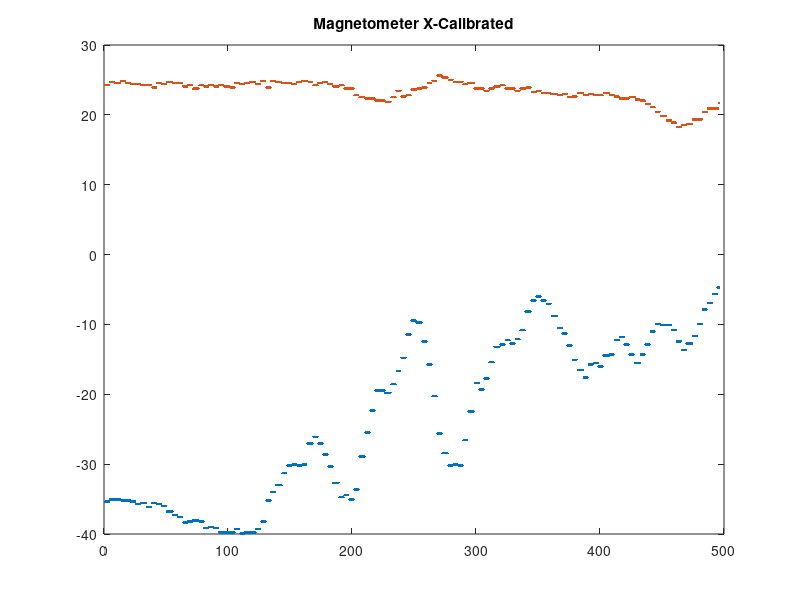
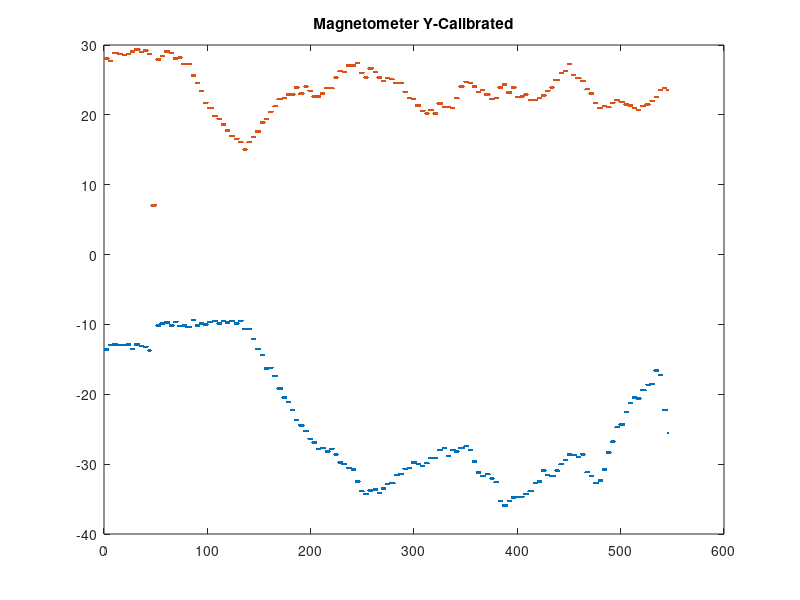
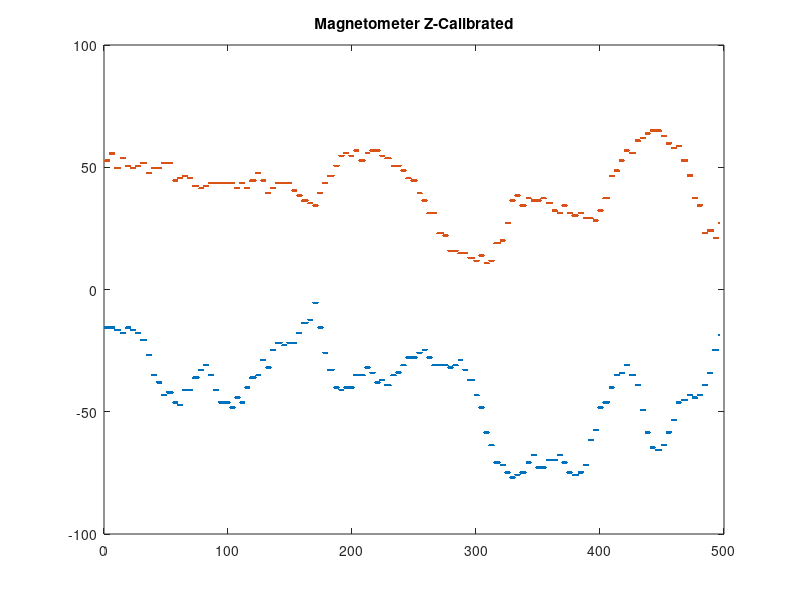

Recreate these plots in MATLAB, in order.
close all;
clear all;

magZNeg = [-143
-143
-143
-143
-143
-143
-143
-143
-149
-149
-149
-149
-149
-156
-156
-156
-156
-143
-143
-143
-143
-149
-149
-149
-149
-156
-156
-156
-156
-174
-174
-174
-174
-174
-212
-212
-212
-212
-262
-262
-262
-262
-280
-280
-280
-280
-312
-312
-312
-312
-305
-305
-305
-305
-305
-330
-330
-330
-330
-337
-337
-337
-337
-299
-299
-299
-299
-299
-299
-299
-299
-268
-268
-268
-268
-268
-249
-249
-249
-249
-237
-237
-237
-237
-262
-262
-262
-262
-299
-299
-299
-299
-330
-330
-330
-330
-330
-330
-330
-330
-330
-343
-343
-343
-343
-318
-318
-318
-318
-330
-330
-330
-330
-293
-293
-293
-293
-268
-268
-268
-268
-268
-262
-262
-262
-262
-224
-224
-224
-224
-243
-243
-243
-243
-199
-199
-199
-199
-181
-181
-181
-181
-181
-187
-187
-187
-187
-181
-181
-181
-181
-181
-181
-181
-181
-156
-156
-156
-156
-131
-131
-131
-131
-131
-124
-124
-124
-124
-81
-81
-81
-81
-143
-143
-143
-143
-206
-206
-206
-206
-249
-249
-249
-249
-249
-293
-293
-293
-293
-299
-299
-299
-299
-293
-293
-293
-293
-293
-293
-293
-293
-262
-262
-262
-262
-262
-262
-262
-262
-262
-243
-243
-243
-243
-256
-256
-256
-256
-280
-280
-280
-280
-274
-274
-274
-274
-287
-287
-287
-287
-287
-262
-262
-262
-262
-255
-255
-255
-255
-237
-237
-237
-237
-218
-218
-218
-218
-218
-218
-218
-218
-218
-206
-206
-206
-206
-199
-199
-199
-199
-218
-218
-218
-218
-237
-237
-237
-237
-237
-237
-237
-237
-237
-237
-237
-237
-237
-243
-243
-243
-243
-237
-237
-237
-237
-224
-224
-224
-224
-249
-249
-249
-249
-274
-274
-274
-274
-274
-312
-312
-312
-312
-343
-343
-343
-343
-405
-405
-405
-405
-437
-437
-437
-437
-480
-480
-480
-480
-480
-487
-487
-487
-487
-505
-505
-505
-505
-518
-518
-518
-518
-511
-511
-511
-511
-505
-505
-505
-505
-505
-480
-480
-480
-480
-462
-462
-462
-462
-493
-493
-493
-493
-493
-493
-493
-493
-474
-474
-474
-474
-474
-474
-474
-474
-474
-462
-462
-462
-462
-480
-480
-480
-480
-505
-505
-505
-505
-512
-512
-512
-512
-512
-505
-505
-505
-505
-487
-487
-487
-487
-424
-424
-424
-424
-399
-399
-399
-399
-343
-343
-343
-343
-330
-330
-330
-330
-330
-293
-293
-293
-293
-262
-262
-262
-262
-256
-256
-256
-256
-237
-237
-237
-237
-262
-262
-262
-262
-262
-287
-287
-287
-287
-349
-349
-349
-349
-405
-405
-405
-405
-443
-443
-443
-443
-449
-449
-449
-449
-449
-437
-437
-437
-437
-405
-405
-405
-405
-374
-374
-374
-374
-330
-330
-330
-330
-324
-324
-324
-324
-324
-312
-312
-312
-312
-318
-318
-318
-318
-312
-312
-312
-312
-287
-287
-287
-287
-256
-256
-256
-256
-199
-199
-199
-199
-199
-162];

magZPos = [274
274
274
274
292
292
292
292
255
255
255
255
255
280
280
280
280
261
261
261
261
255
255
255
255
261
261
261
261
268
268
268
268
268
243
243
243
243
255
255
255
255
255
255
255
255
268
268
268
268
268
268
268
268
268
224
224
224
224
230
230
230
230
236
236
236
236
230
230
230
230
211
211
211
211
211
205
205
205
205
211
211
211
211
218
218
218
218
218
218
218
218
218
218
218
218
218
218
218
218
218
218
218
218
218
205
205
205
205
218
218
218
218
205
205
205
205
224
224
224
224
224
243
243
243
243
224
224
224
224
193
193
193
193
205
205
205
205
218
218
218
218
218
218
218
218
218
218
218
218
218
199
199
199
199
187
187
187
187
174
174
174
174
174
168
168
168
168
162
162
162
162
193
193
193
193
218
218
218
218
236
236
236
236
236
261
261
261
261
286
286
286
286
293
293
293
293
286
286
286
286
299
299
299
299
274
274
274
274
274
293
293
293
293
299
299
299
299
299
299
299
299
286
286
286
286
280
280
280
280
280
261
261
261
261
261
261
261
261
249
249
249
249
230
230
230
230
224
224
224
224
224
193
193
193
193
174
174
174
174
143
143
143
143
143
143
143
143
93
93
93
93
93
87
87
87
87
49
49
49
49
49
49
49
49
43
43
43
43
43
43
43
43
31
31
31
31
31
24
24
24
24
37
37
37
37
18
18
18
18
24
24
24
24
68
68
68
68
68
74
74
74
74
118
118
118
118
174
174
174
174
187
187
187
187
162
162
162
162
162
180
180
180
180
174
174
174
174
174
174
174
174
180
180
180
180
168
168
168
168
168
149
149
149
149
143
143
143
143
162
162
162
162
143
143
143
143
137
137
137
137
137
143
143
143
143
130
130
130
130
130
130
130
130
124
124
124
124
149
149
149
149
180
180
180
180
180
236
236
236
236
249
249
249
249
274
274
274
274
299
299
299
299
293
293
293
293
293
324
324
324
324
330
330
330
330
342
342
342
342
349
349
349
349
349
349
349
349
349
336
336
336
336
317
317
317
317
305
305
305
305
311
311
311
311
274
274
274
274
274
237
237
237
237
180
180
180
180
162
162
162
162
93
93
93
93
99
99
99
99
99
81
81
81
81
118
];

magYNeg = [-949
-949
-949
-949
-919
-919
-919
-919
-914
-914
-914
-914
-914
-920
-920
-920
-920
-919
-919
-919
-919
-914
-914
-914
-914
-943
-943
-943
-943
-914
-914
-914
-914
-914
-925
-925
-925
-925
-931
-931
-931
-931
-955
-955
-955
0
0
0
0
0
-789
-789
-789
-789
-777
-777
-777
-777
-771
-771
-771
-771
-771
-789
-789
-789
-789
-765
-765
-765
-765
-795
-795
-795
-795
-789
-789
-789
-789
-801
-801
-801
-801
-801
-753
-753
-753
-753
-789
-789
-789
-789
-777
-777
-777
-777
-783
-783
-783
-783
-765
-765
-765
-765
-765
-759
-759
-759
-759
-777
-777
-777
-777
-759
-759
-759
-759
-771
-771
-771
-771
-759
-759
-759
-759
-759
-777
-777
-777
-777
-759
-759
-759
-759
-813
-813
-813
-813
-813
-813
-813
-813
-878
-878
-878
-878
-943
-943
-943
-943
-943
-985
-985
-985
-985
-1074
-1074
-1074
-1074
-1068
-1068
-1068
-1068
-1121
-1121
-1121
-1121
-1204
-1204
-1204
-1204
-1204
-1263
-1263
-1263
-1263
-1293
-1293
-1293
-1293
-1346
-1346
-1346
-1346
-1412
-1412
-1412
-1412
-1447
-1447
-1447
-1447
-1447
-1483
-1483
-1483
-1483
-1536
-1536
-1536
-1536
-1560
-1560
-1560
-1560
-1601
-1601
-1601
-1601
-1595
-1595
-1595
-1595
-1595
-1619
-1619
-1619
-1619
-1601
-1601
-1601
-1601
-1637
-1637
-1637
-1637
-1690
-1690
-1690
-1690
-1702
-1702
-1702
-1702
-1726
-1726
-1726
-1726
-1726
-1738
-1738
-1738
-1738
-1815
-1815
-1815
-1815
-1880
-1880
-1880
-1880
-1898
-1898
-1898
-1898
-1874
-1874
-1874
-1874
-1874
-1868
-1868
-1868
-1868
-1892
-1892
-1892
-1892
-1862
-1862
-1862
-1862
-1833
-1833
-1833
-1833
-1827
-1827
-1827
-1827
-1827
-1773
-1773
-1773
-1773
-1767
-1767
-1767
-1767
-1732
-1732
-1732
-1732
-1726
-1726
-1726
-1726
-1690
-1690
-1690
-1690
-1690
-1702
-1702
-1702
-1702
-1714
-1714
-1714
-1714
-1696
-1696
-1696
-1696
-1661
-1661
-1661
-1661
-1661
-1661
-1661
-1661
-1607
-1607
-1607
-1607
-1607
-1595
-1595
-1595
-1595
-1649
-1649
-1649
-1649
-1607
-1607
-1607
-1607
-1619
-1619
-1619
-1619
-1595
-1595
-1595
-1595
-1595
-1584
-1584
-1584
-1584
-1607
-1607
-1607
-1607
-1684
-1684
-1684
-1684
-1756
-1756
-1756
-1756
-1779
-1779
-1779
-1779
-1779
-1767
-1767
-1767
-1767
-1797
-1797
-1797
-1797
-1821
-1821
-1821
-1821
-1945
-1945
-1945
-1945
-1975
-1975
-1975
-1975
-1975
-1945
-1945
-1945
-1945
-1921
-1921
-1921
-1921
-1916
-1916
-1916
-1916
-1916
-1916
-1916
-1916
-1898
-1898
-1898
-1898
-1880
-1880
-1880
-1880
-1880
-1827
-1827
-1827
-1827
-1815
-1815
-1815
-1815
-1744
-1744
-1744
-1744
-1773
-1773
-1773
-1773
-1779
-1779
-1779
-1779
-1779
-1744
-1744
-1744
-1744
-1702
-1702
-1702
-1702
-1673
-1673
-1673
-1673
-1637
-1637
-1637
-1637
-1643
-1643
-1643
-1643
-1643
-1655
-1655
-1655
-1655
-1637
-1637
-1637
-1637
-1755
-1755
-1755
-1755
-1779
-1779
-1779
-1779
-1827
-1827
-1827
-1827
-1827
-1809
-1809
-1809
-1809
-1738
-1738
-1738
-1738
-1625
-1625
-1625
-1625
-1554
-1554
-1554
-1554
-1459
-1459
-1459
-1459
-1441
-1441
-1441
-1441
-1441
-1358
-1358
-1358
-1358
-1299
-1299
-1299
-1299
-1263
-1263
-1263
-1263
-1269
-1269
-1269
-1269
-1216
-1216
-1216
-1216
-1216
-1180
-1180
-1180
-1180
-1174
-1174
-1174
-1174
-1086
-1086
-1086
-1086
-1115
-1115
-1115
-1115
-1346
-1346
-1346
-1346
-1346
-1495];

magYPos = [966
966
966
966
948
948
948
948
1002
1002
1002
1002
1002
996
996
996
996
990
990
990
990
996
996
996
996
1013
1013
1013
1013
1025
1025
1025
1025
1025
1008
1008
1008
1008
1019
1019
1019
1019
996
996
996
0
0
0
0
0
960
960
960
960
984
984
984
984
1013
1013
1013
1013
1013
1002
1002
1002
1002
966
966
966
966
972
972
972
972
930
930
930
930
930
930
930
930
930
853
853
853
853
806
806
806
806
753
753
753
753
675
675
675
675
640
640
640
640
640
587
587
587
587
569
569
569
569
533
533
533
533
492
492
492
492
456
456
456
456
456
438
438
438
438
415
415
415
415
367
367
367
367
415
415
415
415
450
450
450
450
486
486
486
486
486
545
545
545
545
569
569
569
569
616
616
616
616
652
652
652
652
699
699
699
699
699
705
705
705
705
729
729
729
729
729
729
729
729
776
776
776
776
735
735
735
735
735
782
782
782
782
753
753
753
753
717
717
717
717
717
717
717
717
735
735
735
735
770
770
770
770
770
770
770
770
770
841
841
841
841
883
883
883
883
877
877
877
877
919
919
919
919
919
919
919
919
919
936
936
936
936
871
871
871
871
841
841
841
841
901
901
901
901
901
877
877
877
877
841
841
841
841
818
818
818
818
836
836
836
836
830
830
830
830
806
806
806
806
806
806
806
806
806
747
747
747
747
705
705
705
705
699
699
699
699
658
658
658
658
658
622
622
622
622
604
604
604
604
628
628
628
628
604
604
604
604
670
670
670
670
670
646
646
646
646
646
646
646
646
640
640
640
640
705
705
705
705
782
782
782
782
782
812
812
812
812
806
806
806
806
782
782
782
782
747
747
747
747
758
758
758
758
729
729
729
729
729
699
699
699
699
705
705
705
705
776
776
776
776
794
794
794
794
741
741
741
741
741
776
776
776
776
711
711
711
711
717
717
717
717
729
729
729
729
693
693
693
693
693
693
693
693
693
705
705
705
705
723
723
723
723
753
753
753
753
776
776
776
776
824
824
824
824
824
871
871
871
871
883
883
883
883
930
930
930
930
859
859
859
859
836
836
836
836
836
818
818
818
818
764
764
764
764
735
735
735
735
675
675
675
675
640
640
640
640
640
652
652
652
652
646
646
646
646
675
675
675
675
693
693
693
693
681
681
681
681
681
664
664
664
664
658
658
658
658
640
640
640
640
628
628
628
628
652
652
652
652
664
664
664
664
664
687
687
687
687
711
711
711
711
758
758
758
758
770
770
770
770
758
758];

magXPos = [149
149
149
149
167
167
167
167
161
161
161
161
161
172
172
172
172
161
161
161
161
155
155
155
155
155
155
155
155
149
149
149
149
149
149
149
149
149
137
137
137
137
161
161
161
161
155
155
155
155
167
167
167
167
167
161
161
161
161
161
161
161
161
143
143
143
143
149
149
149
149
131
131
131
131
131
149
149
149
149
143
143
143
143
149
149
149
149
143
143
143
143
149
149
149
149
143
143
143
143
143
137
137
137
137
161
161
161
161
155
155
155
155
161
161
161
161
166
166
166
166
166
155
155
155
155
172
172
172
172
137
137
137
137
172
172
172
172
166
166
166
166
166
161
161
161
161
161
161
161
161
155
155
155
155
167
167
167
167
172
172
172
172
172
167
167
167
167
149
149
149
149
161
161
161
161
167
167
167
167
155
155
155
155
143
143
143
143
143
149
149
149
149
131
131
131
131
131
131
131
131
95
95
95
95
84
84
84
84
84
78
78
78
78
78
78
78
78
66
66
66
66
66
66
66
66
60
60
60
60
60
84
84
84
84
119
119
119
119
89
89
89
89
95
95
95
95
125
125
125
125
125
131
131
131
131
137
137
137
137
161
161
161
161
172
172
172
172
202
202
202
202
190
190
190
190
190
178
178
178
178
167
167
167
167
167
167
167
167
155
155
155
155
161
161
161
161
161
131
131
131
131
131
131
131
131
119
119
119
119
131
131
131
131
143
143
143
143
143
149
149
149
149
131
131
131
131
131
131
131
131
119
119
119
119
131
131
131
131
131
137
137
137
137
113
113
113
113
119
119
119
119
107
107
107
107
107
107
107
107
101
101
101
101
101
95
95
95
95
101
101
101
101
84
84
84
84
89
89
89
89
107
107
107
107
107
95
95
95
95
101
101
101
101
95
95
95
95
95
95
95
95
107
107
107
107
107
95
95
95
95
89
89
89
89
78
78
78
78
78
78
78
78
84
84
84
84
84
72
72
72
72
66
66
66
66
48
48
48
48
30
30
30
30
6
6
6
6
-17
-17
-17
-17
-17
-41
-41
-41
-41
-53
-53
-53
-53
-77
-77
-77
-77
-65
-65
-65
-65
-59
-59
-59
-59
-59
-35
-35
-35
-35
-35
-35
-35
-35
6
6
6
6
24
24
24
24
24
24
24
24
24
54];

magXNeg = [-2098
-2098
-2098
-2098
-2086
-2086
-2086
-2086
-2086
-2086
-2086
-2086
-2086
-2092
-2092
-2092
-2092
-2092
-2092
-2092
-2092
-2098
-2098
-2098
-2098
-2110
-2110
-2110
-2110
-2104
-2104
-2104
-2104
-2104
-2128
-2128
-2128
-2128
-2104
-2104
-2104
-2104
-2110
-2110
-2110
-2110
-2122
-2122
-2122
-2122
-2151
-2151
-2151
-2151
-2151
-2169
-2169
-2169
-2169
-2181
-2181
-2181
-2181
-2211
-2211
-2211
-2211
-2205
-2205
-2205
-2205
-2199
-2199
-2199
-2199
-2199
-2205
-2205
-2205
-2205
-2240
-2240
-2240
-2240
-2235
-2235
-2235
-2235
-2240
-2240
-2240
-2240
-2264
-2264
-2264
-2264
-2264
-2264
-2264
-2264
-2264
-2264
-2264
-2264
-2264
-2246
-2246
-2246
-2246
-2270
-2270
-2270
-2270
-2264
-2264
-2264
-2264
-2264
-2264
-2264
-2264
-2264
-2246
-2246
-2246
-2246
-2205
-2205
-2205
-2205
-2092
-2092
-2092
-2092
-2045
-2045
-2045
-2045
-2009
-2009
-2009
-2009
-2009
-1944
-1944
-1944
-1944
-1903
-1903
-1903
-1903
-1897
-1897
-1897
-1897
-1903
-1903
-1903
-1903
-1897
-1897
-1897
-1897
-1784
-1784
-1784
-1784
-1784
-1748
-1748
-1748
-1748
-1784
-1784
-1784
-1784
-1843
-1843
-1843
-1843
-1908
-1908
-1908
-1908
-1997
-1997
-1997
-1997
-1997
-2074
-2074
-2074
-2074
-2063
-2063
-2063
-2063
-2086
-2086
-2086
-2086
-2033
-2033
-2033
-2033
-1855
-1855
-1855
-1855
-1855
-1725
-1725
-1725
-1725
-1606
-1606
-1606
-1606
-1499
-1499
-1499
-1499
-1499
-1499
-1499
-1499
-1511
-1511
-1511
-1511
-1511
-1464
-1464
-1464
-1464
-1393
-1393
-1393
-1393
-1322
-1322
-1322
-1322
-1197
-1197
-1197
-1197
-1120
-1120
-1120
-1120
-1132
-1132
-1132
-1132
-1132
-1233
-1233
-1233
-1233
-1357
-1357
-1357
-1357
-1529
-1529
-1529
-1529
-1731
-1731
-1731
-1731
-1837
-1837
-1837
-1837
-1837
-1903
-1903
-1903
-1903
-1897
-1897
-1897
-1897
-1903
-1903
-1903
-1903
-1766
-1766
-1766
-1766
-1612
-1612
-1612
-1612
-1612
-1458
-1458
-1458
-1458
-1493
-1493
-1493
-1493
-1434
-1434
-1434
-1434
-1345
-1345
-1345
-1345
-1262
-1262
-1262
-1262
-1262
-1250
-1250
-1250
-1250
-1227
-1227
-1227
-1227
-1244
-1244
-1244
-1244
-1221
-1221
-1221
-1221
-1173
-1173
-1173
-1173
-1073
-1073
-1073
-1073
-1073
-1013
-1013
-1013
-1013
-990
-990
-990
-990
-1013
-1013
-1013
-1013
-1031
-1031
-1031
-1031
-1096
-1096
-1096
-1096
-1096
-1161
-1161
-1161
-1161
-1191
-1191
-1191
-1191
-1256
-1256
-1256
-1256
-1333
-1333
-1333
-1333
-1387
-1387
-1387
-1387
-1387
-1428
-1428
-1428
-1428
-1357
-1357
-1357
-1357
-1351
-1351
-1351
-1351
-1369
-1369
-1369
-1369
-1310
-1310
-1310
-1310
-1310
-1304
-1304
-1304
-1304
-1227
-1227
-1227
-1227
-1209
-1209
-1209
-1209
-1250
-1250
-1250
-1250
-1304
-1304
-1304
-1304
-1351
-1351
-1351
-1351
-1351
-1304
-1304
-1304
-1304
-1250
-1250
-1250
-1250
-1179
-1179
-1179
-1179
-1138
-1138
-1138
-1138
-1144
-1144
-1144
-1144
-1144
-1144
-1144
-1144
-1144
-1173
-1173
-1173
-1173
-1233
-1233
-1233
-1233
-1280
-1280
-1280
-1280
-1244
-1244
-1244
-1244
-1244
-1203
-1203
-1203
-1203
-1138
-1138
-1138
-1138
-1061
-1061
-1061
-1061
-1025
-1025
-1025
-1025
-978
-978
-978
-978
-942
-942];

HorizInt = 23.3328;
VertInt = 41.3831;

AveMagXPos = mean(magXPos);
AveMagXNeg = mean(magXNeg);
MagNullShiftX = (AveMagXPos + AveMagXNeg) / 2;
XMagNegShift = AveMagXNeg + MagNullShiftX;
XMagPosShift = AveMagXPos - MagNullShiftX;
magSFX = HorizInt / XMagPosShift;
magNegXCorrect = (magXNeg - MagNullShiftX) * magSFX;
magPosXCorrect = (magXPos - MagNullShiftX) * magSFX;
MagXCorrect = cat(2, magNegXCorrect, magPosXCorrect);

figure(1)
plot(MagXCorrect, '.')
title('Magnetometer X-Calibrated')

AveMagYPos = mean(magYPos);
AveMagYNeg = mean(magYNeg);
MagNullShiftY = (AveMagYPos + AveMagYNeg) / 2;
YMagNegShift = AveMagYNeg + MagNullShiftY;
YMagPosShift = AveMagYPos - MagNullShiftY;
magSFY = HorizInt / YMagPosShift;
magNegYCorrect = (magYNeg - MagNullShiftY) * magSFY;
magPosYCorrect = (magYPos - MagNullShiftY) * magSFY;
MagYCorrect = cat(2, magNegYCorrect, magPosYCorrect);

figure(2)
plot(MagYCorrect, '.')
title('Magnetometer Y-Calibrated')

AveMagZPos = mean(magZPos);
AveMagZNeg = mean(magZNeg);
MagNullShiftZ = (AveMagZPos + AveMagZNeg) / 2;
ZMagNegShift = AveMagZNeg + MagNullShiftZ;
ZMagPosShift = AveMagZPos - MagNullShiftZ;
magSFZ = VertInt / ZMagPosShift;
magNegZCorrect = (magZNeg - MagNullShiftZ) * magSFZ;
magPosZCorrect = (magZPos - MagNullShiftZ) * magSFZ;
MagZCorrect = cat(2, magNegZCorrect, magPosZCorrect);

figure(3)
plot(MagZCorrect, '.')
title('Magnetometer Z-Calibrated')










